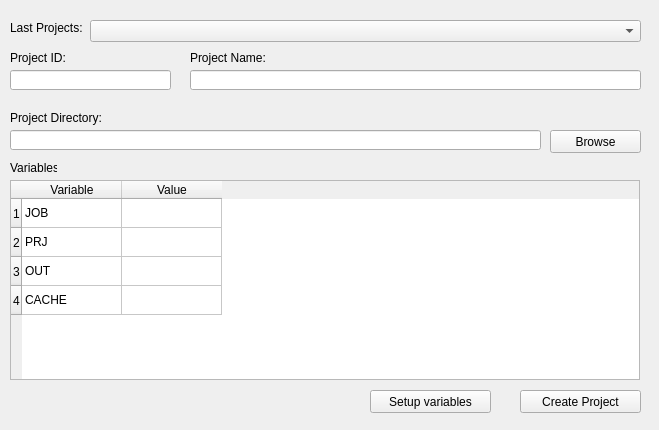
<?xml version="1.0" encoding="UTF-8"?>
<ui version="4.0">
 <class>Form</class>
 <widget class="QWidget" name="Form">
  <property name="geometry">
   <rect>
    <x>0</x>
    <y>0</y>
    <width>659</width>
    <height>430</height>
   </rect>
  </property>
  <property name="windowTitle">
   <string>Form</string>
  </property>
  <widget class="QPushButton" name="btnCreateProject">
   <property name="geometry">
    <rect>
     <x>520</x>
     <y>390</y>
     <width>121</width>
     <height>23</height>
    </rect>
   </property>
   <property name="text">
    <string>Create Project</string>
   </property>
  </widget>
  <widget class="QPushButton" name="btnSetupVariables">
   <property name="geometry">
    <rect>
     <x>370</x>
     <y>390</y>
     <width>121</width>
     <height>23</height>
    </rect>
   </property>
   <property name="text">
    <string>Setup variables</string>
   </property>
  </widget>
  <widget class="QLabel" name="label">
   <property name="geometry">
    <rect>
     <x>10</x>
     <y>160</y>
     <width>47</width>
     <height>16</height>
    </rect>
   </property>
   <property name="text">
    <string>Variables</string>
   </property>
  </widget>
  <widget class="QLineEdit" name="linePrjName">
   <property name="geometry">
    <rect>
     <x>190</x>
     <y>70</y>
     <width>451</width>
     <height>20</height>
    </rect>
   </property>
  </widget>
  <widget class="QLabel" name="label_2">
   <property name="geometry">
    <rect>
     <x>190</x>
     <y>50</y>
     <width>91</width>
     <height>16</height>
    </rect>
   </property>
   <property name="text">
    <string>Project Name:</string>
   </property>
  </widget>
  <widget class="QLineEdit" name="linePrjDir">
   <property name="geometry">
    <rect>
     <x>10</x>
     <y>130</y>
     <width>531</width>
     <height>20</height>
    </rect>
   </property>
  </widget>
  <widget class="QPushButton" name="btnBrowse">
   <property name="geometry">
    <rect>
     <x>550</x>
     <y>130</y>
     <width>91</width>
     <height>23</height>
    </rect>
   </property>
   <property name="text">
    <string>Browse</string>
   </property>
  </widget>
  <widget class="QLabel" name="label_3">
   <property name="geometry">
    <rect>
     <x>10</x>
     <y>110</y>
     <width>91</width>
     <height>16</height>
    </rect>
   </property>
   <property name="text">
    <string>Project Directory:</string>
   </property>
  </widget>
  <widget class="QTableWidget" name="tableVariables">
   <property name="geometry">
    <rect>
     <x>10</x>
     <y>180</y>
     <width>630</width>
     <height>200</height>
    </rect>
   </property>
   <property name="sizePolicy">
    <sizepolicy hsizetype="Expanding" vsizetype="Expanding">
     <horstretch>0</horstretch>
     <verstretch>0</verstretch>
    </sizepolicy>
   </property>
   <property name="minimumSize">
    <size>
     <width>630</width>
     <height>200</height>
    </size>
   </property>
   <property name="baseSize">
    <size>
     <width>0</width>
     <height>0</height>
    </size>
   </property>
   <property name="autoFillBackground">
    <bool>false</bool>
   </property>
   <property name="sizeAdjustPolicy">
    <enum>QAbstractScrollArea::AdjustToContents</enum>
   </property>
   <attribute name="horizontalHeaderDefaultSectionSize">
    <number>80</number>
   </attribute>
   <attribute name="horizontalHeaderMinimumSectionSize">
    <number>100</number>
   </attribute>
   <attribute name="verticalHeaderDefaultSectionSize">
    <number>29</number>
   </attribute>
   <row>
    <property name="text">
     <string>1</string>
    </property>
   </row>
   <row>
    <property name="text">
     <string>2</string>
    </property>
   </row>
   <row>
    <property name="text">
     <string>3</string>
    </property>
   </row>
   <row>
    <property name="text">
     <string>4</string>
    </property>
   </row>
   <column>
    <property name="text">
     <string>Variable</string>
    </property>
   </column>
   <column>
    <property name="text">
     <string>Value</string>
    </property>
   </column>
   <item row="0" column="0">
    <property name="text">
     <string>JOB</string>
    </property>
    <property name="flags">
     <set>ItemIsDragEnabled|ItemIsUserCheckable|ItemIsEnabled</set>
    </property>
   </item>
   <item row="0" column="1">
    <property name="text">
     <string/>
    </property>
   </item>
   <item row="1" column="0">
    <property name="text">
     <string>PRJ</string>
    </property>
    <property name="flags">
     <set>ItemIsDragEnabled|ItemIsUserCheckable|ItemIsEnabled</set>
    </property>
   </item>
   <item row="1" column="1">
    <property name="text">
     <string/>
    </property>
   </item>
   <item row="2" column="0">
    <property name="text">
     <string>OUT</string>
    </property>
    <property name="flags">
     <set>ItemIsDragEnabled|ItemIsUserCheckable|ItemIsEnabled</set>
    </property>
   </item>
   <item row="2" column="1">
    <property name="text">
     <string/>
    </property>
   </item>
   <item row="3" column="0">
    <property name="text">
     <string>CACHE</string>
    </property>
    <property name="flags">
     <set>ItemIsDragEnabled|ItemIsUserCheckable|ItemIsEnabled</set>
    </property>
   </item>
  </widget>
  <widget class="QLineEdit" name="linePrjId">
   <property name="geometry">
    <rect>
     <x>10</x>
     <y>70</y>
     <width>161</width>
     <height>20</height>
    </rect>
   </property>
  </widget>
  <widget class="QLabel" name="label_4">
   <property name="geometry">
    <rect>
     <x>10</x>
     <y>50</y>
     <width>91</width>
     <height>16</height>
    </rect>
   </property>
   <property name="text">
    <string>Project ID:</string>
   </property>
  </widget>
  <widget class="QComboBox" name="lastProjects">
   <property name="geometry">
    <rect>
     <x>90</x>
     <y>20</y>
     <width>551</width>
     <height>22</height>
    </rect>
   </property>
  </widget>
  <widget class="QLabel" name="label_5">
   <property name="geometry">
    <rect>
     <x>10</x>
     <y>20</y>
     <width>91</width>
     <height>16</height>
    </rect>
   </property>
   <property name="text">
    <string>Last Projects:</string>
   </property>
  </widget>
 </widget>
 <resources/>
 <connections/>
</ui>
